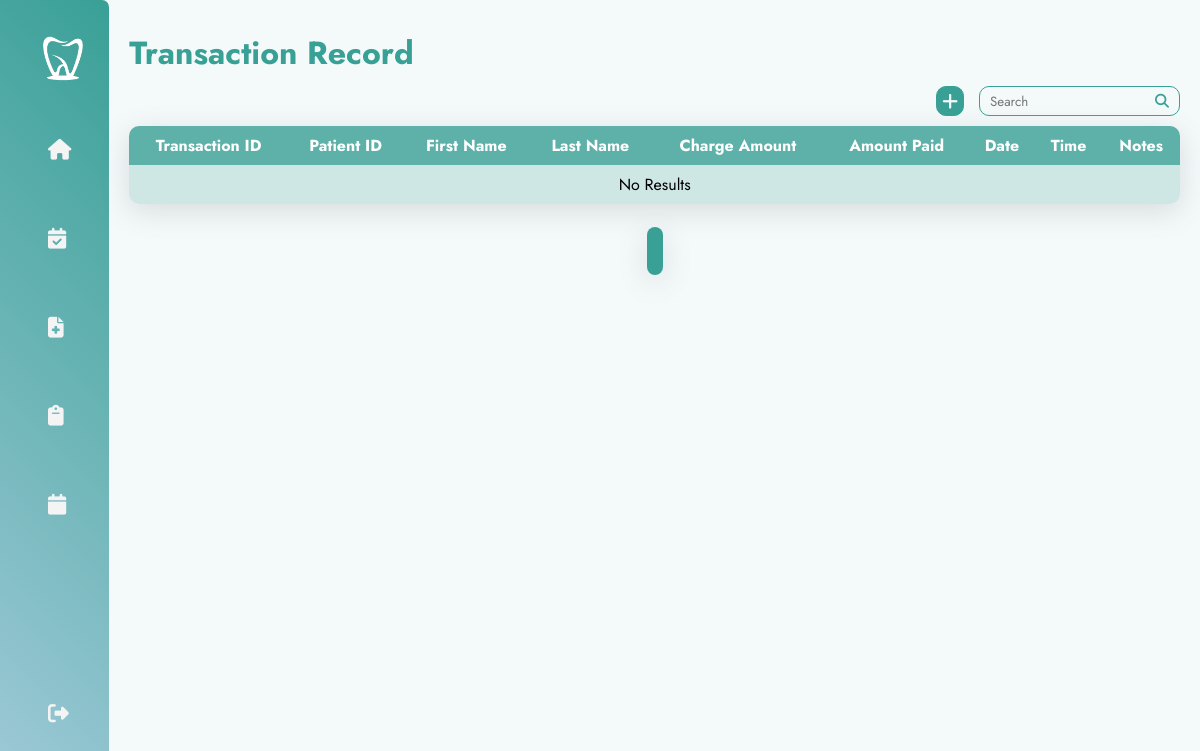
Before: /pages/transaction.php (signed in) with the older database file.
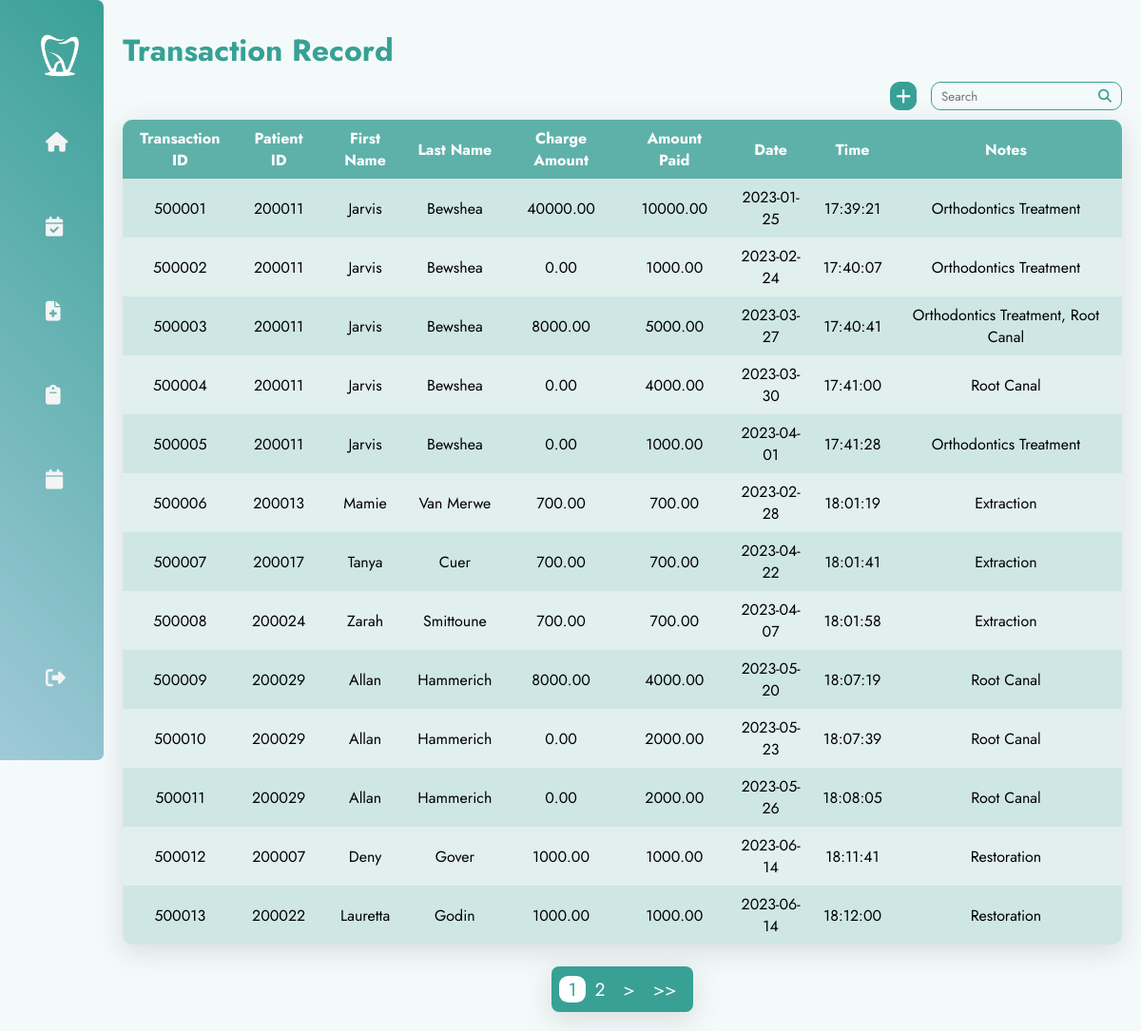
After: the same page with the newer database file.
### tables this page shows
CREATE TABLE `transactions` (
  `transactionID` int(10) NOT NULL,
  `patientID` int(10) DEFAULT NULL,
  `transChargeAmount` decimal(15,2) DEFAULT NULL,
  `transAmountPaid` decimal(15,2) DEFAULT NULL,
  `transDate` date DEFAULT NULL,
  `transTime` time DEFAULT current_timestamp(),
  `transNotes` text DEFAULT NULL
);

CREATE TABLE `patients` (
  `patientID` int(10) NOT NULL,
  `patientFirstName` varchar(30) DEFAULT NULL,
  `patientLastName` varchar(30) DEFAULT NULL,
  `patientAge` int(11) DEFAULT NULL,
  `patientSex` varchar(10) DEFAULT NULL,
  `patientMobileNo` varchar(15) DEFAULT NULL,
  `patientEmail` varchar(70) DEFAULT NULL,
  `patientAddress` varchar(100) DEFAULT NULL,
  `patientOccupation` varchar(30) DEFAULT NULL,
  `patientBalance` decimal(15,2) DEFAULT 0.00,
  `patientStatus` varchar(15) DEFAULT 'Not Verified'
);

### pages/transaction.php (the view, shortened to what the changed rows need)
<?php
    include("../phpFiles/dbConnect.php");
    $searchKeyword = isset($_GET['searchKeyword']) ? $_GET['searchKeyword'] : '';
    $recordPerPage = 13;
      if (isset($_GET["page"])) {
          $page = $_GET["page"];
      }
      else {
          $page = 1;
      }
    $startPage = ($page-1) * $recordPerPage;
    $sql = "SELECT transactions.transactionID, transactions.patientID, patients.patientFirstName, patients.patientLastName, transactions.transChargeAmount, transactions.transAmountPaid, transactions.transTime, transactions.transDate, transactions.transNotes, patients.patientBalance
            FROM transactions
            JOIN patients on patients.patientID = transactions.patientID";
    $sql .= " LIMIT $startPage, $recordPerPage;";
    $result = $conn->query($sql);
?>
<!DOCTYPE html>
<html lang="en">
<head>
    <link rel="stylesheet" href="../styles/transaction.css">
    <?php include('header.php'); ?>
</head>
<body>
    <div class="container">
        <?php
            if($_SESSION["accRole"] == "Admin"){
                include('adminSidebar.php');
            }else{
                include('sidebar.php');
            }
        ?>
        <main>
            <h1>Transaction Record</h1>
            <div class="main-content">
                <div class="table-container">
                    <?php
                        echo "<table>";
                        echo "<tr>";
                        echo "<th>Transaction ID</th>";
                        echo "<th>Patient ID</th>";
                        echo "<th>First Name</th>";
                        echo "<th>Last Name</th>";
                        echo "<th>Charge Amount</th>";
                        echo "<th>Amount Paid</th>";
                        echo "<th>Date</th>";
                        echo "<th>Time</th>";
                        echo "<th>Notes</th>";
                        echo "</tr>";
                        if ($result->num_rows > 0){
                            while ($row = $result->fetch_assoc()){
                                echo "<tr>";
                                echo "<td>" . $row["transactionID"] . "</td>";
                                echo "<td>" . $row["patientID"] . "</td>";
                                echo "<td>" . $row["patientFirstName"] . "</td>";
                                echo "<td>" . $row["patientLastName"] . "</td>";
                                echo "<td>" . $row["transChargeAmount"] . "</td>";
                                echo "<td>" . $row["transAmountPaid"] . "</td>";
                                echo "<td>" . $row["transDate"] . "</td>";
                                echo "<td>" . $row["transTime"] . "</td>";
                                echo "<td>" . $row["transNotes"] . "</td>";
                                echo "</tr>";
                            }
                            echo "</table><br>";
                        }else{
                            echo "<tr><td colspan = '9' id = 'noRes'>No Results</td></tr>";
                            echo "</table><br>";
                        }
                    ?>
                </div>
                <div class = "paginationCont">
                    <div class = "paginationMain">
                        <?php
                            $query = "SELECT COUNT(*) FROM transactions JOIN patients on patients.patientID = transactions.patientID";
                            $baseUrl = "transaction.php";
                            if (!empty($searchKeyword)) {
                                $query .= " WHERE transactions.transactionID LIKE '%$searchKeyword%' OR transactions.patientID LIKE '%$searchKeyword%' OR patients.patientFirstName LIKE '%$searchKeyword%' OR patients.patientLastName LIKE '%$searchKeyword%' OR transactions.transDate LIKE '%$searchKeyword%' OR transactions.transNotes LIKE '%$searchKeyword%'";
                                $baseUrl .= "?searchKeyword=$searchKeyword";
                            }else{
                                $baseUrl .= "?";
                            }
                            include("../pages/pagination.php");
                        ?>
                    </div>
                </div>
            </div>
        </main>
    </div>
</body>
</html>

### pages/pagination.php (shortened to what the changed rows need)
<?php
include("../phpFiles/dbConnect.php");
$query .= ";";
$countRes = mysqli_query($conn, $query);
$row = mysqli_fetch_row($countRes);
$totalRecords = $row[0];
$totalPages = ceil($totalRecords / $recordPerPage);
$start = max(1, $page - 2);
$end = min($start + 4, $totalPages);
    if ($totalPages - $page < 4) {
        $start = max(1, $totalPages - 4);
        $end = $totalPages;
    }
    for ($i=$start; $i<=$end; $i++) {
        if ($i == $page) {
            $status = 'active';
        }
        else {
            $status = 'notActive';
        }
        echo "<a class = '$status' href='$baseUrl&page=".$i."'><p>".$i."</p></a>";
    }
    if($page<$totalPages){
        echo "<a class = 'notActive' href='$baseUrl&page=".($page+1)."'> > </a>";
        echo "<a class = 'notActive' href='$baseUrl&page=$totalPages'> >> </a>";
    }
?>

Changed rows visible on the page:
added transactions: transactionID "500001", patientID "200011", patientID.patientFirstName "Jarvis", patientID.patientLastName "Bewshea", transChargeAmount "40000.00", transAmountPaid "10000.00", transDate "2023-01-25", transTime "17:39:21", transNotes "Orthodontics Treatment"
added transactions: transactionID "500002", patientID "200011", patientID.patientFirstName "Jarvis", patientID.patientLastName "Bewshea", transChargeAmount "0.00", transAmountPaid "1000.00", transDate "2023-02-24", transTime "17:40:07", transNotes "Orthodontics Treatment"
added transactions: transactionID "500003", patientID "200011", patientID.patientFirstName "Jarvis", patientID.patientLastName "Bewshea", transChargeAmount "8000.00", transAmountPaid "5000.00", transDate "2023-03-27", transTime "17:40:41", transNotes "Orthodontics Treatment, Root Canal"
added transactions: transactionID "500004", patientID "200011", patientID.patientFirstName "Jarvis", patientID.patientLastName "Bewshea", transChargeAmount "0.00", transAmountPaid "4000.00", transDate "2023-03-30", transTime "17:41:00", transNotes "Root Canal"
added transactions: transactionID "500005", patientID "200011", patientID.patientFirstName "Jarvis", patientID.patientLastName "Bewshea", transChargeAmount "0.00", transAmountPaid "1000.00", transDate "2023-04-01", transTime "17:41:28", transNotes "Orthodontics Treatment"
added transactions: transactionID "500006", patientID "200013", patientID.patientFirstName "Mamie", patientID.patientLastName "Van Merwe", transChargeAmount "700.00", transAmountPaid "700.00", transDate "2023-02-28", transTime "18:01:19", transNotes "Extraction"
added transactions: transactionID "500007", patientID "200017", patientID.patientFirstName "Tanya", patientID.patientLastName "Cuer", transChargeAmount "700.00", transAmountPaid "700.00", transDate "2023-04-22", transTime "18:01:41", transNotes "Extraction"
added transactions: transactionID "500008", patientID "200024", patientID.patientFirstName "Zarah", patientID.patientLastName "Smittoune", transChargeAmount "700.00", transAmountPaid "700.00", transDate "2023-04-07", transTime "18:01:58", transNotes "Extraction"
added transactions: transactionID "500009", patientID "200029", patientID.patientFirstName "Allan", patientID.patientLastName "Hammerich", transChargeAmount "8000.00", transAmountPaid "4000.00", transDate "2023-05-20", transTime "18:07:19", transNotes "Root Canal"
added transactions: transactionID "500010", patientID "200029", patientID.patientFirstName "Allan", patientID.patientLastName "Hammerich", transChargeAmount "0.00", transAmountPaid "2000.00", transDate "2023-05-23", transTime "18:07:39", transNotes "Root Canal"
added transactions: transactionID "500011", patientID "200029", patientID.patientFirstName "Allan", patientID.patientLastName "Hammerich", transChargeAmount "0.00", transAmountPaid "2000.00", transDate "2023-05-26", transTime "18:08:05", transNotes "Root Canal"
added transactions: transactionID "500012", patientID "200007", patientID.patientFirstName "Deny", patientID.patientLastName "Gover", transChargeAmount "1000.00", transAmountPaid "1000.00", transDate "2023-06-14", transTime "18:11:41", transNotes "Restoration"
added transactions: transactionID "500013", patientID "200022", patientID.patientFirstName "Lauretta", patientID.patientLastName "Godin", transChargeAmount "1000.00", transAmountPaid "1000.00", transDate "2023-06-14", transTime "18:12:00", transNotes "Restoration"
Other visible differences:
new list line: "1"
new list line: "2"
text no longer shown: "No Results"
